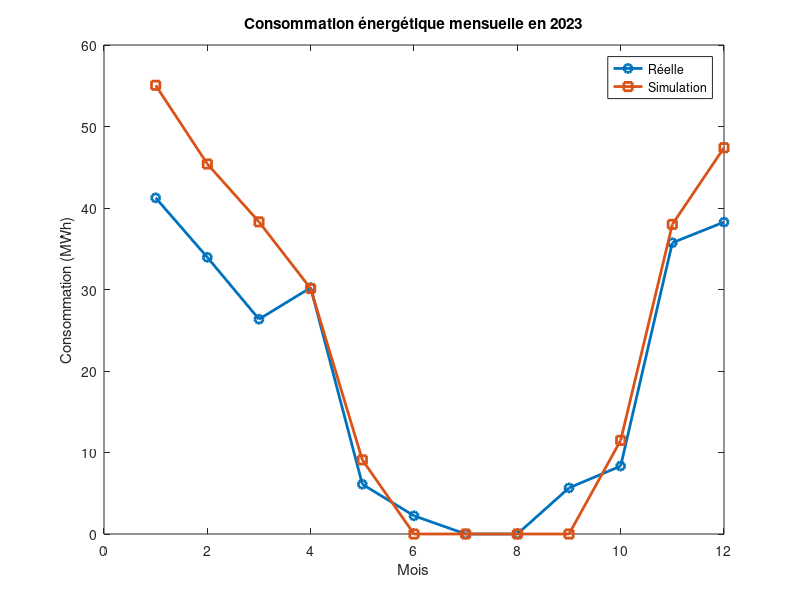
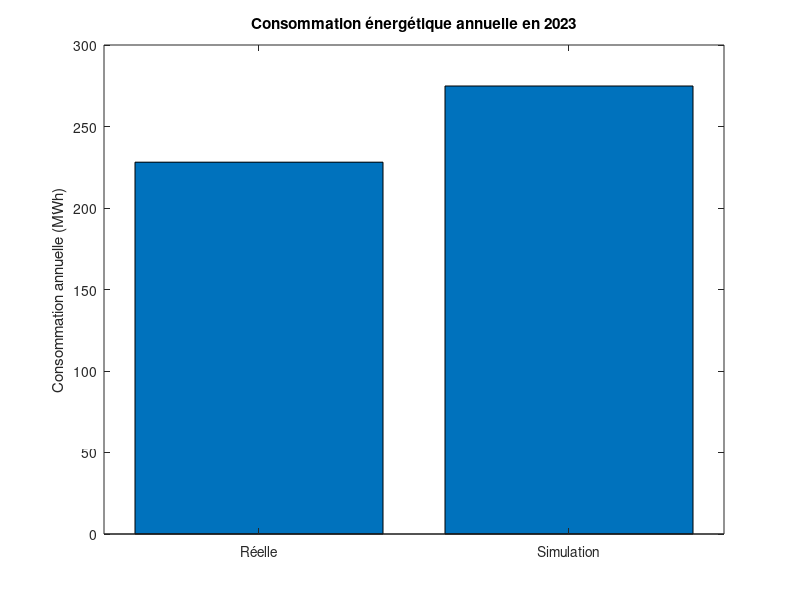

Reproduce these figures in MATLAB, in order.
% Données initiales
U_murs1 = 0.28; % Coefficient de transmission thermique (W/m².K)
U_murs2 = 0.28;
U_vitres = 1.0;

A_fenetres = 137.72; % Surface des fenêtres (m²)
A_mur1 = 217.73;
A_mur2 = A_mur1;

U_tt = 0.79; % Ponts thermiques toiture terrases
U_pii = 0.99; % Ponts thermiques planchers intermédiaires intérieurs
U_pie = 0.07; % Ponts thermiques planchers intermédiaires extérieurs
U_amei = 0.03; % Ponts thermiques angles murs extérieurs intérieurs
U_amee = 0.015; % Ponts thermiques angles murs extérieurs extérieurs

V = 4.31; % débit d'air de la CTA (m^3/s)
rau = 1.2; % kg/m^3
cp = 1005; % J/(kg.dT)

T_ref = 18;
T_reelle = [6.5, 7.5, 10, 11.5, 16.1, 22.4, 21.2, 20.9, 21.4, 15.6, 9.8, 8.1];

% Calcul des puissances
Q_murs1 = U_murs1 * A_mur1 * max(0, (T_ref - T_reelle));
Q_murs2 = U_murs2 * A_mur2 * max(0, (T_ref - T_reelle));
Q_fenetres = U_vitres * A_fenetres * max(0, (T_ref - T_reelle));

Q_ponts = 2 * (48.06 + 23.03) * (U_tt + U_pii + U_pie + U_amei + U_amee) * max(0, (T_ref - T_reelle));

Q_CTA = V * rau * cp * max(0, (T_ref - T_reelle));

Q_total = Q_murs1 + Q_murs2 + Q_fenetres + Q_ponts + Q_CTA; % Puissance (W)

Q = Q_total / 1000; % Puissance (kW)

% Calcul des énergies
heures = 24;
mois = [31, 28, 31, 30, 31, 30, 31, 31, 30, 31, 30, 31]; % Nombre de jours par mois
efficacite = 0.89; % Efficacité du système de chauffage

E_quotidienne = Q * heures; % Energie (kWh)

E_mensuelle = E_quotidienne .* mois; % Energie (kWh)

E_mensuelle = E_mensuelle / efficacite;

E_mensuelle = E_mensuelle / 1000; % Energie (MWh)

E_annuelle = sum(E_mensuelle);

% Consommation réelle
chauffage_reel_2023 = 14.89 / 100 * [277000, 228000, 177000, 203000, 41000, 15000, 0, 0, 38000, 56000, 240000, 257000];

E_reelle = chauffage_reel_2023 / 1000;

% Plot de la consommation mensuelle
figure
plot(E_reelle, 'o-', 'LineWidth', 2)
hold on
plot(E_mensuelle, 's-', 'LineWidth', 2)
xlabel('Mois')
ylabel('Consommation (MWh)')
legend('Réelle', 'Simulation')
title('Consommation énergétique mensuelle en 2023')

% Calcul des sommes annuelles
somme_reelle = sum(E_reelle);
somme_simulation = sum(E_mensuelle);

% Plot de l'histogramme des sommes annuelles
figure
bar([somme_reelle, somme_simulation])
set(gca, 'xticklabel', {'Réelle', 'Simulation'})
ylabel('Consommation annuelle (MWh)')
title('Consommation énergétique annuelle en 2023')

